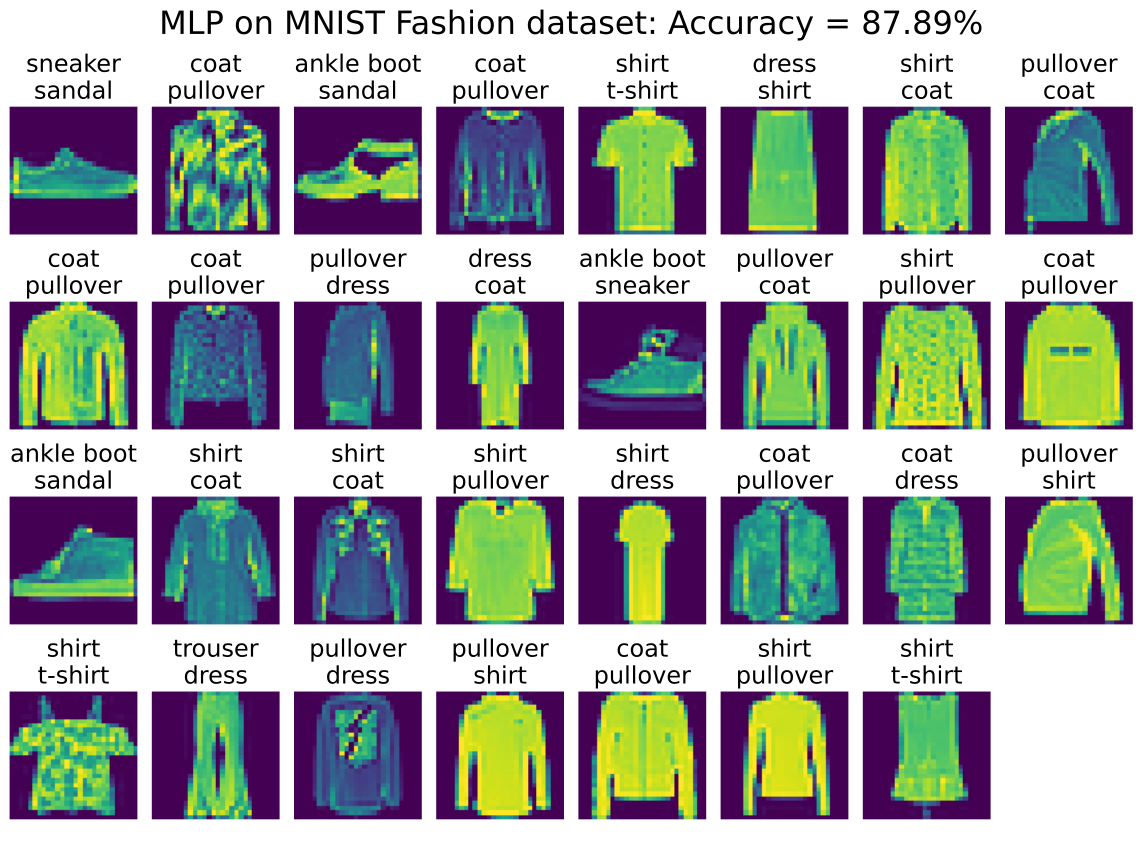

Write the Python code that produced this figure.
import tensorflow as tf
from tensorflow import keras
from tensorflow.keras import layers
from keras.utils import np_utils
import numpy as np
import matplotlib.pyplot as plt

def getLabelsFromIndex(labels):
    text_labels = ['t-shirt', 'trouser', 'pullover', 'dress', 'coat', 'sandal', 'shirt', 'sneaker', 'bag', 'ankle boot']
    return [text_labels[int(i)] for i in labels]

def setSubplotDimensions(num_subplots):
    min_cols = 6
    max_cols = 10
    possible_num_cols = np.arange(min_cols,max_cols+1)
    num_cols = possible_num_cols[np.argmin(num_subplots % possible_num_cols)]
    if num_subplots < max_cols:
        return 1, num_subplots
    elif num_subplots % num_cols == 0:
        return num_subplots // num_cols, num_cols
    else:
        num_cols = possible_num_cols[np.argmax(num_subplots % possible_num_cols)]
        return num_subplots // num_cols + 1, num_cols
    
def show_images(imgs, num_subplots, titles=None, scale=1.5, accuracy=0.0):
    label_fontsize, title_fontsize, colormap = 18, 24, 'viridis'
    num_rows, num_cols = setSubplotDimensions(num_subplots)
    figsize = (num_cols * scale, num_rows * scale**2)
    fig, axes = plt.subplots(num_rows, num_cols, figsize=figsize)
    axes = axes.flatten()
    for ax in axes:
        ax.set_axis_off()
    for i, (ax, img) in enumerate(zip(axes, imgs)):
        try:
            img = img.detach().numpy()
        except:
            pass
        ax.imshow(img, cmap=colormap)

        if titles:
            ax.set_title(titles[i], fontsize=label_fontsize)
            
    fig.suptitle('MLP on MNIST Fashion dataset: Accuracy = {}%'.format(round(accuracy*100,2)), 
                 fontsize=title_fontsize)
    plt.tight_layout()
    plt.savefig('MLP_tf.svg', bbox_inches='tight')
    return axes

# hyperparameters
batch_size = 256
num_inputs = 784
num_outputs = 10
num_hiddens = 256
activation = 'relu'
loss_function = 'sparse_categorical_crossentropy'
learning_rate = 0.001
epochs = 20

# load data
(X_train, y_train), (X_test, y_test) = tf.keras.datasets.fashion_mnist.load_data()

# create model
model = tf.keras.models.Sequential([
            tf.keras.layers.Flatten(),
            tf.keras.layers.Dense(num_inputs, activation=activation),
            tf.keras.layers.Dense(num_hiddens, activation=activation),
            tf.keras.layers.Dense(num_outputs, activation='softmax')])

# loss function and optimizer
model.compile(optimizer=tf.keras.optimizers.SGD(learning_rate=learning_rate), loss=loss_function)

# fit
model.fit(X_train, y_train, epochs=epochs, verbose=1, batch_size=batch_size, shuffle=True)

# predict
X_test = X_test[:batch_size]
y_test = y_test[:batch_size]
y_hat = model.predict(X_test).argmax(axis=1)

# evaluate
wrong = y_hat != y_test
X_test, y_test, y_hat = X_test[wrong], y_test[wrong], y_hat[wrong]
accuracy = 1 - len(y_hat)/len(wrong)
labels = [a+'\n'+b for a, b in zip(getLabelsFromIndex(y_test), getLabelsFromIndex(y_hat))]
show_images(X_test, len(y_hat), scale=1.5, titles=labels, accuracy=accuracy)